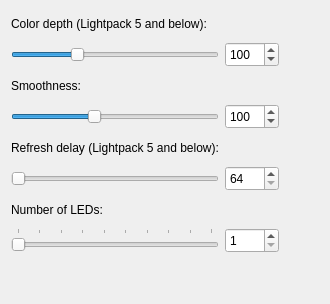
             <widget class="QWidget" name="tabDeviceLightpack">
              <property name="sizePolicy">
               <sizepolicy hsizetype="Preferred" vsizetype="Fixed">
                <horstretch>0</horstretch>
                <verstretch>0</verstretch>
               </sizepolicy>
              </property>
              <property name="minimumSize">
               <size>
                <width>0</width>
                <height>50</height>
               </size>
              </property>
              <attribute name="title">
               <string>Lightpack</string>
              </attribute>
              <layout class="QGridLayout" name="gridLayout_13">
               <item row="9" column="1">
                <widget class="QSpinBox" name="spinBox_LightpackNumberOfLeds">
                 <property name="enabled">
                  <bool>true</bool>
                 </property>
                 <property name="sizePolicy">
                  <sizepolicy hsizetype="Fixed" vsizetype="Fixed">
                   <horstretch>0</horstretch>
                   <verstretch>0</verstretch>
                  </sizepolicy>
                 </property>
                 <property name="minimumSize">
                  <size>
                   <width>50</width>
                   <height>25</height>
                  </size>
                 </property>
                 <property name="maximumSize">
                  <size>
                   <width>60</width>
                   <height>16777215</height>
                  </size>
                 </property>
                 <property name="minimum">
                  <number>1</number>
                 </property>
                 <property name="maximum">
                  <number>10</number>
                 </property>
                 <property name="value">
                  <number>1</number>
                 </property>
                </widget>
               </item>
               <item row="7" column="0">
                <widget class="QSlider" name="horizontalSlider_DeviceRefreshDelay">
                 <property name="minimumSize">
                  <size>
                   <width>0</width>
                   <height>25</height>
                  </size>
                 </property>
                 <property name="whatsThis">
                  <string>&lt;h4&gt;Refresh delay&lt;/h4&gt; This setting’s values are inversely proportional to the PWM’s frequency. It's affects to performance.</string>
                 </property>
                 <property name="minimum">
                  <number>64</number>
                 </property>
                 <property name="maximum">
                  <number>1023</number>
                 </property>
                 <property name="pageStep">
                  <number>1</number>
                 </property>
                 <property name="value">
                  <number>64</number>
                 </property>
                 <property name="orientation">
                  <enum>Qt::Horizontal</enum>
                 </property>
                </widget>
               </item>
               <item row="5" column="0">
                <widget class="QSlider" name="horizontalSlider_DeviceSmooth">
                 <property name="minimumSize">
                  <size>
                   <width>0</width>
                   <height>25</height>
                  </size>
                 </property>
                 <property name="whatsThis">
                  <string>&lt;h4&gt;Smoothness&lt;/h4&gt; It defines how many steps will be color changed in</string>
                 </property>
                 <property name="minimum">
                  <number>0</number>
                 </property>
                 <property name="maximum">
                  <number>255</number>
                 </property>
                 <property name="pageStep">
                  <number>1</number>
                 </property>
                 <property name="value">
                  <number>100</number>
                 </property>
                 <property name="orientation">
                  <enum>Qt::Horizontal</enum>
                 </property>
                </widget>
               </item>
               <item row="3" column="0">
                <widget class="QSlider" name="horizontalSlider_DeviceColorDepth">
                 <property name="minimumSize">
                  <size>
                   <width>0</width>
                   <height>25</height>
                  </size>
                 </property>
                 <property name="whatsThis">
                  <string>&lt;h4&gt;Color depth&lt;/h4&gt; Number of colors per channel, one RGB LED uses 3 channels (value in power of 3).</string>
                 </property>
                 <property name="minimum">
                  <number>32</number>
                 </property>
                 <property name="maximum">
                  <number>255</number>
                 </property>
                 <property name="pageStep">
                  <number>1</number>
                 </property>
                 <property name="value">
                  <number>100</number>
                 </property>
                 <property name="orientation">
                  <enum>Qt::Horizontal</enum>
                 </property>
                </widget>
               </item>
               <item row="4" column="0">
                <widget class="QLabel" name="label_9">
                 <property name="sizePolicy">
                  <sizepolicy hsizetype="Preferred" vsizetype="Fixed">
                   <horstretch>0</horstretch>
                   <verstretch>0</verstretch>
                  </sizepolicy>
                 </property>
                 <property name="minimumSize">
                  <size>
                   <width>0</width>
                   <height>25</height>
                  </size>
                 </property>
                 <property name="text">
                  <string>Smoothness:</string>
                 </property>
                </widget>
               </item>
               <item row="9" column="0">
                <widget class="QSlider" name="horizontalSlider_LightpackNumberOfLeds">
                 <property name="minimumSize">
                  <size>
                   <width>0</width>
                   <height>25</height>
                  </size>
                 </property>
                 <property name="minimum">
                  <number>1</number>
                 </property>
                 <property name="maximum">
                  <number>10</number>
                 </property>
                 <property name="orientation">
                  <enum>Qt::Horizontal</enum>
                 </property>
                 <property name="tickPosition">
                  <enum>QSlider::TicksAbove</enum>
                 </property>
                 <property name="tickInterval">
                  <number>1</number>
                 </property>
                </widget>
               </item>
               <item row="6" column="0">
                <widget class="QLabel" name="label_DeviceRefreshDelay">
                 <property name="sizePolicy">
                  <sizepolicy hsizetype="Preferred" vsizetype="Fixed">
                   <horstretch>0</horstretch>
                   <verstretch>0</verstretch>
                  </sizepolicy>
                 </property>
                 <property name="minimumSize">
                  <size>
                   <width>0</width>
                   <height>25</height>
                  </size>
                 </property>
                 <property name="text">
                  <string>Refresh delay (Lightpack 5 and below):</string>
                 </property>
                </widget>
               </item>
               <item row="10" column="0">
                <spacer name="verticalSpacer_8">
                 <property name="orientation">
                  <enum>Qt::Vertical</enum>
                 </property>
                 <property name="sizeHint" stdset="0">
                  <size>
                   <width>20</width>
                   <height>40</height>
                  </size>
                 </property>
                </spacer>
               </item>
               <item row="8" column="0">
                <widget class="QLabel" name="label_NumberOfLeds">
                 <property name="sizePolicy">
                  <sizepolicy hsizetype="Preferred" vsizetype="Fixed">
                   <horstretch>0</horstretch>
                   <verstretch>0</verstretch>
                  </sizepolicy>
                 </property>
                 <property name="minimumSize">
                  <size>
                   <width>0</width>
                   <height>25</height>
                  </size>
                 </property>
                 <property name="text">
                  <string>Number of LEDs:</string>
                 </property>
                </widget>
               </item>
               <item row="2" column="0">
                <widget class="QLabel" name="label_DeviceColorDepth">
                 <property name="sizePolicy">
                  <sizepolicy hsizetype="Preferred" vsizetype="Fixed">
                   <horstretch>0</horstretch>
                   <verstretch>0</verstretch>
                  </sizepolicy>
                 </property>
                 <property name="minimumSize">
                  <size>
                   <width>0</width>
                   <height>25</height>
                  </size>
                 </property>
                 <property name="text">
                  <string>Color depth (Lightpack 5 and below):</string>
                 </property>
                </widget>
               </item>
               <item row="5" column="1">
                <widget class="QSpinBox" name="spinBox_DeviceSmooth">
                 <property name="sizePolicy">
                  <sizepolicy hsizetype="Fixed" vsizetype="Fixed">
                   <horstretch>0</horstretch>
                   <verstretch>0</verstretch>
                  </sizepolicy>
                 </property>
                 <property name="minimumSize">
                  <size>
                   <width>50</width>
                   <height>25</height>
                  </size>
                 </property>
                 <property name="maximumSize">
                  <size>
                   <width>60</width>
                   <height>16777215</height>
                  </size>
                 </property>
                 <property name="minimum">
                  <number>0</number>
                 </property>
                 <property name="maximum">
                  <number>255</number>
                 </property>
                 <property name="value">
                  <number>100</number>
                 </property>
                </widget>
               </item>
               <item row="7" column="1">
                <widget class="QSpinBox" name="spinBox_DeviceRefreshDelay">
                 <property name="sizePolicy">
                  <sizepolicy hsizetype="Fixed" vsizetype="Fixed">
                   <horstretch>0</horstretch>
                   <verstretch>0</verstretch>
                  </sizepolicy>
                 </property>
                 <property name="minimumSize">
                  <size>
                   <width>50</width>
                   <height>25</height>
                  </size>
                 </property>
                 <property name="maximumSize">
                  <size>
                   <width>60</width>
                   <height>16777215</height>
                  </size>
                 </property>
                 <property name="minimum">
                  <number>64</number>
                 </property>
                 <property name="maximum">
                  <number>1023</number>
                 </property>
                 <property name="value">
                  <number>64</number>
                 </property>
                </widget>
               </item>
               <item row="5" column="2">
                <widget class="QPushButton" name="pushButton_LightpackSmoothnessHelp">
                 <property name="sizePolicy">
                  <sizepolicy hsizetype="Fixed" vsizetype="Fixed">
                   <horstretch>0</horstretch>
                   <verstretch>0</verstretch>
                  </sizepolicy>
                 </property>
                 <property name="minimumSize">
                  <size>
                   <width>0</width>
                   <height>20</height>
                  </size>
                 </property>
                 <property name="styleSheet">
                  <string notr="true">margin:0px;</string>
                 </property>
                 <property name="text">
                  <string/>
                 </property>
                 <property name="icon">
                  <iconset resource="../res/LightpackResources.qrc">
                   <normaloff>:/icons/help.png</normaloff>:/icons/help.png</iconset>
                 </property>
                 <property name="flat">
                  <bool>true</bool>
                 </property>
                </widget>
               </item>
               <item row="7" column="2">
                <widget class="QPushButton" name="pushButton_LightpackRefreshDelayHelp">
                 <property name="sizePolicy">
                  <sizepolicy hsizetype="Fixed" vsizetype="Fixed">
                   <horstretch>0</horstretch>
                   <verstretch>0</verstretch>
                  </sizepolicy>
                 </property>
                 <property name="minimumSize">
                  <size>
                   <width>0</width>
                   <height>20</height>
                  </size>
                 </property>
                 <property name="styleSheet">
                  <string notr="true">margin:0px;</string>
                 </property>
                 <property name="text">
                  <string/>
                 </property>
                 <property name="icon">
                  <iconset resource="../res/LightpackResources.qrc">
                   <normaloff>:/icons/help.png</normaloff>:/icons/help.png</iconset>
                 </property>
                 <property name="flat">
                  <bool>true</bool>
                 </property>
                </widget>
               </item>
               <item row="3" column="2">
                <widget class="QPushButton" name="pushButton_LightpackColorDepthHelp">
                 <property name="sizePolicy">
                  <sizepolicy hsizetype="Fixed" vsizetype="Fixed">
                   <horstretch>0</horstretch>
                   <verstretch>0</verstretch>
                  </sizepolicy>
                 </property>
                 <property name="minimumSize">
                  <size>
                   <width>0</width>
                   <height>20</height>
                  </size>
                 </property>
                 <property name="styleSheet">
                  <string notr="true">margin:0px;</string>
                 </property>
                 <property name="text">
                  <string/>
                 </property>
                 <property name="icon">
                  <iconset resource="../res/LightpackResources.qrc">
                   <normaloff>:/icons/help.png</normaloff>:/icons/help.png</iconset>
                 </property>
                 <property name="flat">
                  <bool>true</bool>
                 </property>
                </widget>
               </item>
               <item row="3" column="1">
                <widget class="QSpinBox" name="spinBox_DeviceColorDepth">
                 <property name="sizePolicy">
                  <sizepolicy hsizetype="Fixed" vsizetype="Fixed">
                   <horstretch>0</horstretch>
                   <verstretch>0</verstretch>
                  </sizepolicy>
                 </property>
                 <property name="minimumSize">
                  <size>
                   <width>50</width>
                   <height>25</height>
                  </size>
                 </property>
                 <property name="maximumSize">
                  <size>
                   <width>60</width>
                   <height>16777215</height>
                  </size>
                 </property>
                 <property name="minimum">
                  <number>32</number>
                 </property>
                 <property name="maximum">
                  <number>255</number>
                 </property>
                 <property name="value">
                  <number>100</number>
                 </property>
                </widget>
               </item>
              </layout>
             </widget>
